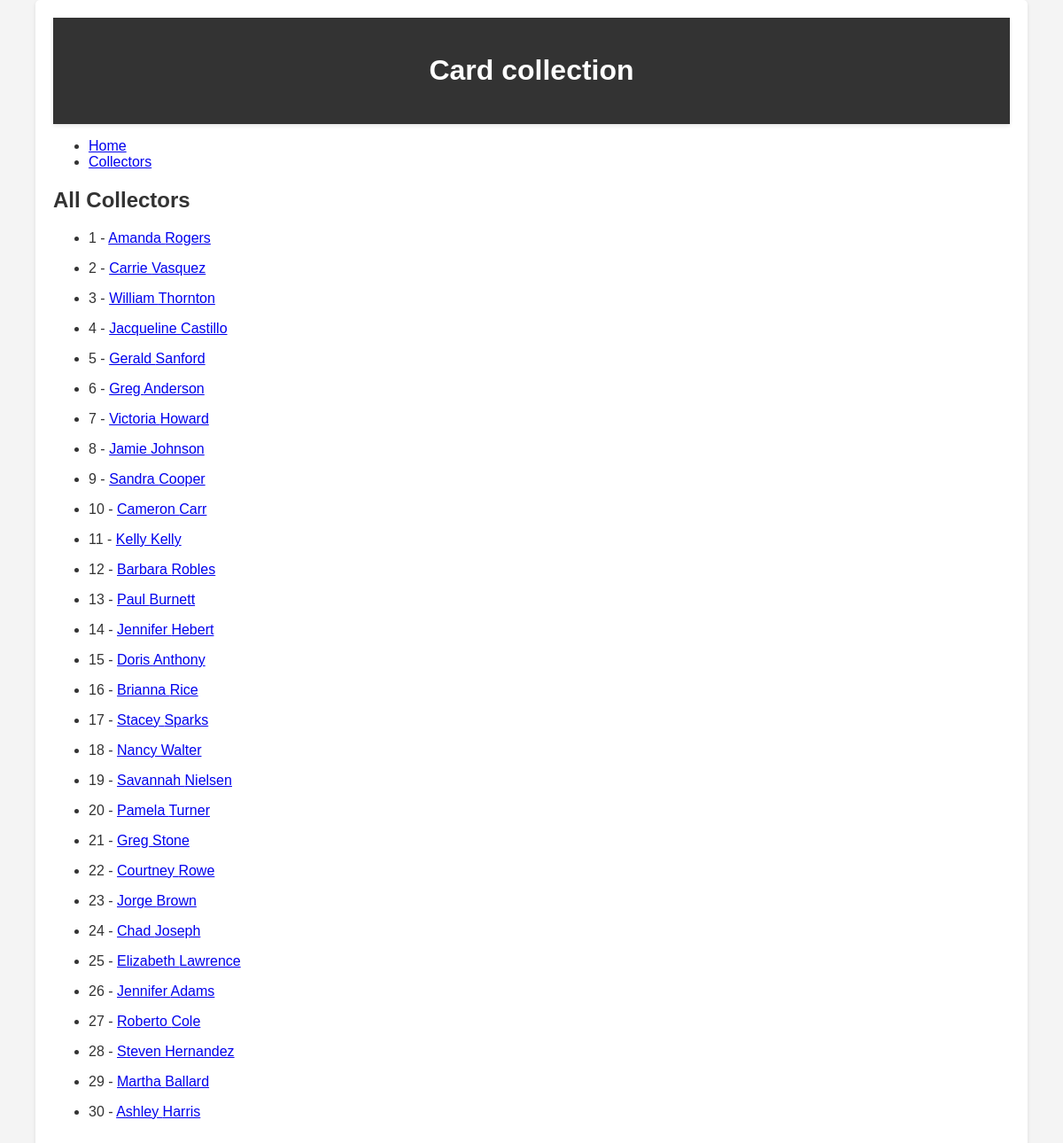
/collectors, run on the app's committed database.
### tables this page shows
CREATE TABLE ZBIRATELJ(
                id_zbiratelj INTEGER PRIMARY KEY,
                ime VARCHAR(255) NOT NULL,
                priimek VARCHAR(255) NOT NULL,
                eposta VARCHAR(255)
                );

### app.py (the view)
@app.route('/collectors')
def collectors():
    conn = get_db_connection()
    collectors = conn.execute('SELECT * FROM ZBIRATELJ').fetchall()
    conn.close()
    return render_template('collectors.html', collectors=collectors)

### app.py (called while the page is built)
def get_db_connection():
    conn = sqlite3.connect('cards.db')
    conn.row_factory = sqlite3.Row
    return conn

### templates/collectors.html (shortened to what this page needs)
{% extends 'base.html' %}
{% block content %}
<h2>All Collectors</h2>
<ul>
    {% for collector in collectors %}
    <li>
        <p>{{ collector['id_zbiratelj'] }} - <a href="{{ url_for('collector', id=collector['id_zbiratelj']) }}">
            {{ collector['ime'] }} {{ collector['priimek'] }}
        </a></p>
    </li>
    {% endfor %}
</ul>
{% endblock %}

### templates/base.html (shortened to what this page needs)
<!doctype html>
<html lang="en">
  <head>
    <link rel="stylesheet" href="/static/style.css">
  </head>
  <body>
    <div class="container">
      <header>
        <h1>Card collection</h1>
      </header>
      <nav>
        <ul>
          <li><a href="{{ url_for('index') }}">Home</a></li>
          <li><a href="{{ url_for('collectors') }}">Collectors</a></li>
        </ul>
      </nav>
      <main>
        {% block content %}{% endblock %}
      </main>
    </div>
  </body>
</html>

### static/style.css (style rules this page uses)
body { font-family: Arial, sans-serif; background-color: #f4f4f4; color: #333; margin: 0; padding: 0; }
header { background-color: #333; color: #fff; padding: 20px 0; text-align: center; box-shadow: 0 2px 4px rgba(0, 0, 0, 0.1); }
.container { width: 90%; max-width: 1200px; margin: 0 auto; padding: 20px; background-color: #fff; border-radius: 5px; box-shadow: 0 2px 4px rgba(0, 0, 0, 0.1); }

### data on the page
ZBIRATELJ: id_zbiratelj "1", ime "Amanda", priimek "Rogers"
ZBIRATELJ: id_zbiratelj "2", ime "Carrie", priimek "Vasquez"
ZBIRATELJ: id_zbiratelj "3", ime "William", priimek "Thornton"
ZBIRATELJ: id_zbiratelj "4", ime "Jacqueline", priimek "Castillo"
ZBIRATELJ: id_zbiratelj "5", ime "Gerald", priimek "Sanford"
ZBIRATELJ: id_zbiratelj "6", ime "Greg", priimek "Anderson"
ZBIRATELJ: id_zbiratelj "7", ime "Victoria", priimek "Howard"
ZBIRATELJ: id_zbiratelj "8", ime "Jamie", priimek "Johnson"
ZBIRATELJ: id_zbiratelj "9", ime "Sandra", priimek "Cooper"
ZBIRATELJ: id_zbiratelj "10", ime "Cameron", priimek "Carr"
ZBIRATELJ: id_zbiratelj "11", ime "Kelly", priimek "Kelly"
ZBIRATELJ: id_zbiratelj "12", ime "Barbara", priimek "Robles"
ZBIRATELJ: id_zbiratelj "13", ime "Paul", priimek "Burnett"
ZBIRATELJ: id_zbiratelj "14", ime "Jennifer", priimek "Hebert"
ZBIRATELJ: id_zbiratelj "15", ime "Doris", priimek "Anthony"
ZBIRATELJ: id_zbiratelj "16", ime "Brianna", priimek "Rice"
ZBIRATELJ: id_zbiratelj "17", ime "Stacey", priimek "Sparks"
ZBIRATELJ: id_zbiratelj "18", ime "Nancy", priimek "Walter"
ZBIRATELJ: id_zbiratelj "19", ime "Savannah", priimek "Nielsen"
ZBIRATELJ: id_zbiratelj "20", ime "Pamela", priimek "Turner"
ZBIRATELJ: id_zbiratelj "21", ime "Greg", priimek "Stone"
ZBIRATELJ: id_zbiratelj "22", ime "Courtney", priimek "Rowe"
ZBIRATELJ: id_zbiratelj "23", ime "Jorge", priimek "Brown"
ZBIRATELJ: id_zbiratelj "24", ime "Chad", priimek "Joseph"
ZBIRATELJ: id_zbiratelj "25", ime "Elizabeth", priimek "Lawrence"
ZBIRATELJ: id_zbiratelj "26", ime "Jennifer", priimek "Adams"
ZBIRATELJ: id_zbiratelj "27", ime "Roberto", priimek "Cole"
ZBIRATELJ: id_zbiratelj "28", ime "Steven", priimek "Hernandez"
ZBIRATELJ: id_zbiratelj "29", ime "Martha", priimek "Ballard"
ZBIRATELJ: id_zbiratelj "30", ime "Ashley", priimek "Harris"
